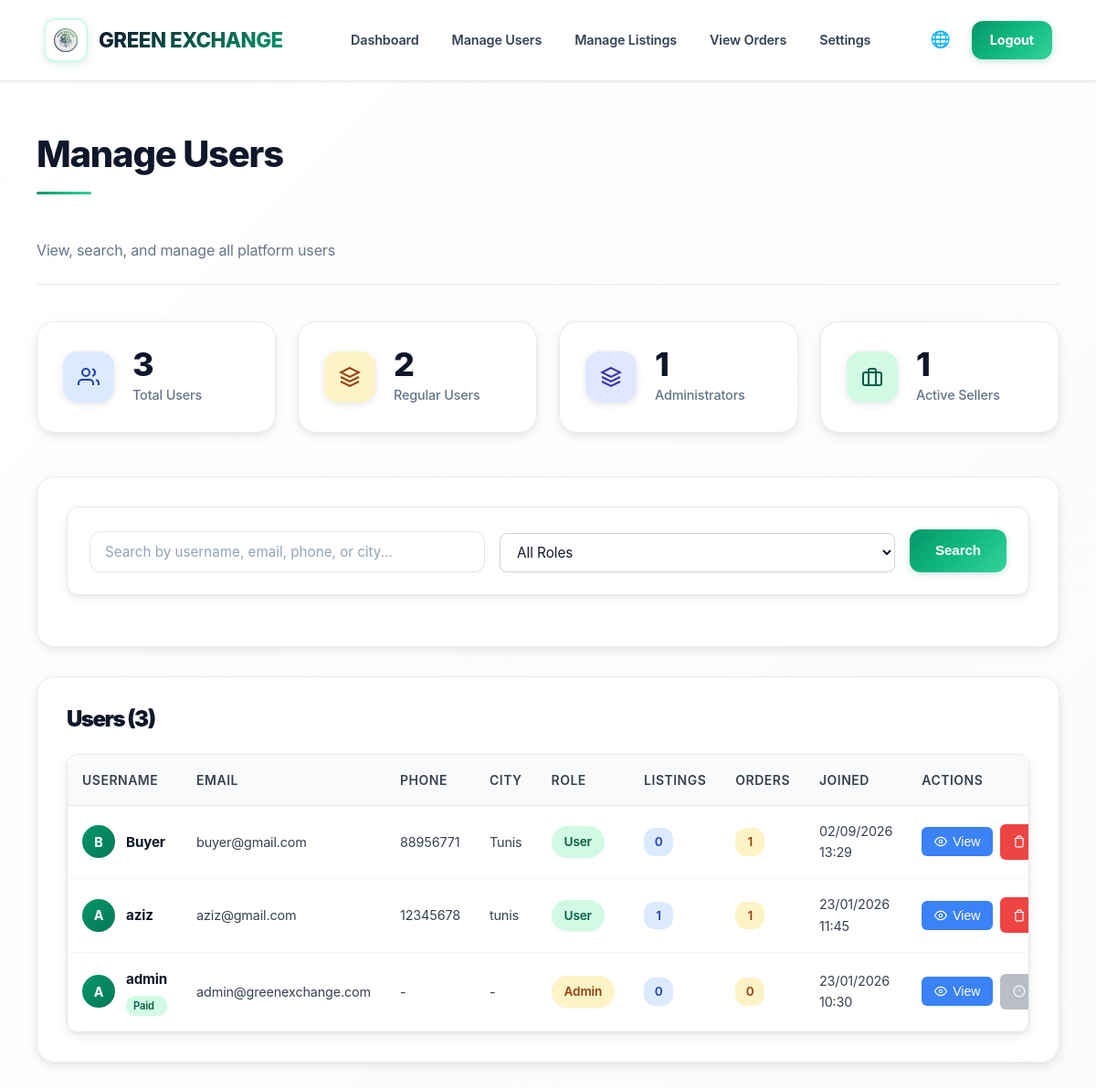
The app's page /pages/admin-users.php (signed in) with its own data.
### tables this page shows
CREATE TABLE users (
    id INTEGER PRIMARY KEY AUTOINCREMENT,
    username VARCHAR(50) UNIQUE NOT NULL,
    email VARCHAR(100) UNIQUE NOT NULL,
    password VARCHAR(255) NOT NULL,
    phone VARCHAR(20),
    address TEXT,
    city VARCHAR(100),
    role VARCHAR(10) DEFAULT 'user' CHECK(role IN ('user', 'admin')),
    verified BOOLEAN DEFAULT 0,
    account_fee_paid BOOLEAN DEFAULT 0,
    created_at DATETIME DEFAULT CURRENT_TIMESTAMP
);

### includes/functions.php (called while the page is built, shortened)
<?php
function escape($string) {
    return htmlspecialchars($string, ENT_QUOTES, 'UTF-8');
}
function formatDate($date) {
    $timestamp = strtotime($date);
    return date('d/m/Y H:i', $timestamp);
}

### pages/admin-users.php (the view, shortened to what this page needs)
<?php
require_once __DIR__ . '/../includes/functions.php';
require_once __DIR__ . '/../includes/header.php';
$pdo = getDB();
$search = trim($_GET['search'] ?? '');
$role_filter = $_GET['role'] ?? 'all';
$where_conditions = [];
$params = [];
$where_clause = !empty($where_conditions) ? 'WHERE ' . implode(' AND ', $where_conditions) : '';
$total_users_query = "SELECT COUNT(*) FROM users $where_clause";
$stmt = $pdo->prepare($total_users_query);
$stmt->execute($params);
$total_users = $stmt->fetchColumn();
$page = max(1, intval($_GET['page'] ?? 1));
$per_page = 20;
$offset = ($page - 1) * $per_page;
$users_query = "
    SELECT u.*,
           (SELECT COUNT(*) FROM posts WHERE user_id = u.id) as posts_count,
           (SELECT COUNT(*) FROM orders WHERE buyer_id = u.id OR seller_id = u.id) as orders_count
    FROM users u
    $where_clause
    ORDER BY u.created_at DESC
    LIMIT ? OFFSET ?
";
$params[] = $per_page;
$params[] = $offset;
$stmt = $pdo->prepare($users_query);
$stmt->execute($params);
$users = $stmt->fetchAll();
$total_all_users = $pdo->query("SELECT COUNT(*) FROM users")->fetchColumn();
$total_admins = $pdo->query("SELECT COUNT(*) FROM users WHERE role = 'admin'")->fetchColumn();
$total_regular_users = $pdo->query("SELECT COUNT(*) FROM users WHERE role = 'user'")->fetchColumn();
$users_with_posts = $pdo->query("SELECT COUNT(DISTINCT user_id) FROM posts")->fetchColumn();
?>
<div class="container">
    <div class="admin-header">
        <h1 class="page-title">Manage Users</h1>
        <p class="admin-subtitle">View, search, and manage all platform users</p>
    </div>
    <div class="admin-stats-grid">
        <div class="admin-stat-card">
            <div class="stat-icon" style="background: #dbeafe; color: #1e40af;">
                <svg width="24" height="24" viewBox="0 0 24 24" fill="none" stroke="currentColor" stroke-width="2">
                    <path d="M17 21v-2a4 4 0 0 0-4-4H5a4 4 0 0 0-4 4v2"/>
                    <circle cx="9" cy="7" r="4"/>
                    <path d="M23 21v-2a4 4 0 0 0-3-3.87M16 3.13a4 4 0 0 1 0 7.75"/>
                </svg>
            </div>
            <div class="stat-content">
                <h3><?php echo number_format($total_all_users); ?></h3>
                <p>Total Users</p>
            </div>
        </div>
        <div class="admin-stat-card">
            <div class="stat-icon" style="background: #fef3c7; color: #92400e;">
                <svg width="24" height="24" viewBox="0 0 24 24" fill="none" stroke="currentColor" stroke-width="2">
                    <path d="M12 2L2 7l10 5 10-5-10-5zM2 17l10 5 10-5M2 12l10 5 10-5"/>
                </svg>
            </div>
            <div class="stat-content">
                <h3><?php echo number_format($total_regular_users); ?></h3>
                <p>Regular Users</p>
            </div>
        </div>
        <div class="admin-stat-card">
            <div class="stat-icon" style="background: #e0e7ff; color: #3730a3;">
                <svg width="24" height="24" viewBox="0 0 24 24" fill="none" stroke="currentColor" stroke-width="2">
                    <path d="M12 2L2 7l10 5 10-5-10-5zM2 17l10 5 10-5M2 12l10 5 10-5"/>
                </svg>
            </div>
            <div class="stat-content">
                <h3><?php echo number_format($total_admins); ?></h3>
                <p>Administrators</p>
            </div>
        </div>
        <div class="admin-stat-card">
            <div class="stat-icon" style="background: #d1fae5; color: #065f46;">
                <svg width="24" height="24" viewBox="0 0 24 24" fill="none" stroke="currentColor" stroke-width="2">
                    <rect x="2" y="7" width="20" height="14" rx="2" ry="2"/>
                    <path d="M16 21V5a2 2 0 0 0-2-2h-4a2 2 0 0 0-2 2v16"/>
                </svg>
            </div>
            <div class="stat-content">
                <h3><?php echo number_format($users_with_posts); ?></h3>
                <p>Active Sellers</p>
            </div>
        </div>
    </div>
    <div class="admin-section">
        <form method="GET" action="/pages/admin-users.php" class="admin-filter-form">
            <div class="filter-group">
                <input type="text" name="search" placeholder="Search by username, email, phone, or city..."
                       value="<?php echo escape($search); ?>" class="filter-input">
            </div>
            <div class="filter-group">
                <select name="role" class="filter-select">
                    <option value="all" <?php echo $role_filter === 'all' ? 'selected' : ''; ?>>All Roles</option>
                </select>
            </div>
            <button type="submit" class="btn btn-primary">Search</button>
        </form>
    </div>
    <div class="admin-section">
        <h2 class="section-title">Users (<?php echo number_format($total_users); ?>)</h2>
        <div class="admin-table-container">
            <table class="admin-table">
                <thead>
                    <tr>
                        <th>Username</th>
                        <th>Email</th>
                        <th>Phone</th>
                        <th>City</th>
                        <th>Role</th>
                        <th>Listings</th>
                        <th>Orders</th>
                        <th>Joined</th>
                        <th>Actions</th>
                    </tr>
                </thead>
                <tbody>
                    <?php if (empty($users)): ?>
                        <tr>
                            <td colspan="9" style="text-align: center; padding: 40px; color: var(--text-gray);">
                                No users found.
                            </td>
                        </tr>
                    <?php else: ?>
                        <?php foreach ($users as $user): ?>
                            <tr class="user-row" data-user-id="<?php echo $user['id']; ?>">
                                <td>
                                    <div class="user-info-cell">
                                        <div class="user-avatar-small">
                                            <?php echo strtoupper(substr($user['username'], 0, 1)); ?>
                                        </div>
                                        <div class="user-name-info">
                                            <strong><?php echo escape($user['username']); ?></strong>
                                            <?php if ($user['account_fee_paid']): ?>
                                                <span class="status-badge status-paid">Paid</span>
                                            <?php endif; ?>
                                        </div>
                                    </div>
                                </td>
                                <td><?php echo escape($user['email']); ?></td>
                                <td><?php echo escape($user['phone'] ?? '-'); ?></td>
                                <td><?php echo escape($user['city'] ?? '-'); ?></td>
                                <td>
                                    <span class="status-badge <?php echo $user['role'] === 'admin' ? 'status-pending' : 'status-available'; ?>">
                                        <?php echo ucfirst($user['role']); ?>
                                    </span>
                                </td>
                                <td>
                                    <span class="count-badge count-listings"><?php echo number_format($user['posts_count']); ?></span>
                                </td>
                                <td>
                                    <span class="count-badge count-orders"><?php echo number_format($user['orders_count']); ?></span>
                                </td>
                                <td><?php echo formatDate($user['created_at']); ?></td>
                                <td>
                                    <div class="action-buttons">
                                        <button onclick="showUserDetails(<?php echo $user['id']; ?>)" class="btn-action btn-view">
                                            <svg width="14" height="14" viewBox="0 0 24 24" fill="none" stroke="currentColor" stroke-width="2">
                                                <path d="M1 12s4-8 11-8 11 8 11 8-4 8-11 8-11-8-11-8z"/>
                                                <circle cx="12" cy="12" r="3"/>
                                            </svg>
                                            View
                                        </button>
                                        <?php if ($user['role'] !== 'admin'): ?>
                                            <a href="/api/admin-delete-user.php?id=<?php echo $user['id']; ?>"
                                               class="btn-action btn-delete"
                                               onclick="return confirm('Are you sure you want to delete user <?php echo escape($user['username']); ?>? This action cannot be undone.')">
                                                <svg width="14" height="14" viewBox="0 0 24 24" fill="none" stroke="currentColor" stroke-width="2">
                                                    <polyline points="3 6 5 6 21 6"/>
                                                    <path d="M19 6v14a2 2 0 0 1-2 2H7a2 2 0 0 1-2-2V6m3 0V4a2 2 0 0 1 2-2h4a2 2 0 0 1 2 2v2"/>
                                                </svg>
                                            </a>
                                        <?php else: ?>
                                            <span class="btn-action btn-disabled">
                                                <svg width="14" height="14" viewBox="0 0 24 24" fill="none" stroke="currentColor" stroke-width="2">
                                                    <circle cx="12" cy="12" r="10"/>
                                                    <line x1="12" y1="8" x2="12" y2="12"/>
                                                    <line x1="12" y1="16" x2="12.01" y2="16"/>
                                                </svg>
                                            </span>
                                        <?php endif; ?>
                                    </div>
                                </td>
                            </tr>
                        <?php endforeach; ?>
                    <?php endif; ?>
                </tbody>
            </table>
        </div>
    </div>
</div>
<?php require_once __DIR__ . '/../includes/footer.php'; ?>

### pages/admin-users.php (style rules this page uses)
body.admin-body { background: #f9fafb; }
.admin-filter-form { display: flex; gap: 16px; align-items: flex-end; flex-wrap: wrap; background: white; padding: 24px; border-radius: 12px; border: 1px solid #e5e7eb; margin-bottom: 24px; }
.filter-group { flex: 1; min-width: 200px; }
.filter-input, .filter-select { width: 100%; padding: 10px 14px; border: 1px solid #d1d5db; border-radius: 8px; font-size: 0.95rem; background: white; transition: border-color 0.2s; }
.admin-table-container { background: white; border: 1px solid #e5e7eb; border-radius: 12px; overflow: hidden; }
.admin-table { width: 100%; border-collapse: collapse; }
.admin-table thead { background: #f9fafb; }
.admin-table thead th { font-weight: 600; font-size: 0.875rem; color: #374151; padding: 16px; border-bottom: 1px solid #e5e7eb; }
.admin-table td { vertical-align: middle; padding: 16px; color: #374151; border-bottom: 1px solid #f3f4f6; }
.admin-table tbody tr { transition: background 0.2s; }
.user-info-cell { display: flex; align-items: center; gap: 12px; }
.user-avatar-small { width: 36px; height: 36px; border-radius: 50%; background: linear-gradient(135deg, var(--primary-green) 0%, var(--primary-green-dark) 100%); color: white; display: flex; align-items: center; justify-content: center; font-weight: 700; font-size: 0.9rem; flex-shrink: 0; }
.user-name-info { display: flex; flex-direction: column; gap: 4px; }
.user-name-info strong { color: var(--text-dark); font-size: 0.95rem; }
.count-badge { display: inline-flex; align-items: center; justify-content: center; min-width: 32px; padding: 4px 10px; border-radius: 12px; font-weight: 600; font-size: 0.85rem; }
.count-listings { background: #dbeafe; color: #1e40af; }
.count-orders { background: #fef3c7; color: #92400e; }
.action-buttons { display: flex; gap: 8px; align-items: center; }
.btn-action { display: inline-flex; align-items: center; gap: 6px; padding: 8px 14px; border-radius: 6px; font-size: 0.875rem; font-weight: 500; text-decoration: none; border: none; cursor: pointer; transition: all 0.2s; white-space: nowrap; }
.btn-view { background: #3b82f6; color: white; }
.btn-delete { background: #ef4444; color: white; }
.btn-disabled { background: #9ca3af; color: white; cursor: not-allowed; opacity: 0.7; }
.status-paid { background: #d1fae5; color: #065f46; padding: 2px 8px; border-radius: 10px; font-size: 0.7rem; font-weight: 600; margin-top: 2px; }

### records on screen
users: username "B", username "Buyer", email "buyer@gmail.com", phone "88956771", city "Tunis", role "User", posts_count "0", orders_count "1", created_at "02/09/2026 13:29"
users: username "A", username "aziz", email "aziz@gmail.com", phone "12345678", city "tunis", role "User", posts_count "1", orders_count "1", created_at "23/01/2026 11:45"
users: username "A", username "admin", account_fee_paid "Paid", email "admin@greenexchange.com", phone "-", city "-", role "Admin", posts_count "0", orders_count "0", created_at "23/01/2026 10:30"

### other values on screen
t('dashboard') "Dashboard"
t('manage_users') "Manage Users"
t('manage_listings') "Manage Listings"
t('view_orders') "View Orders"
t('settings') "Settings"
t('logout') "Logout"
$total_all_users "3"
$total_regular_users "2"
$total_admins "1"
$users_with_posts "1"
$total_users "3"
